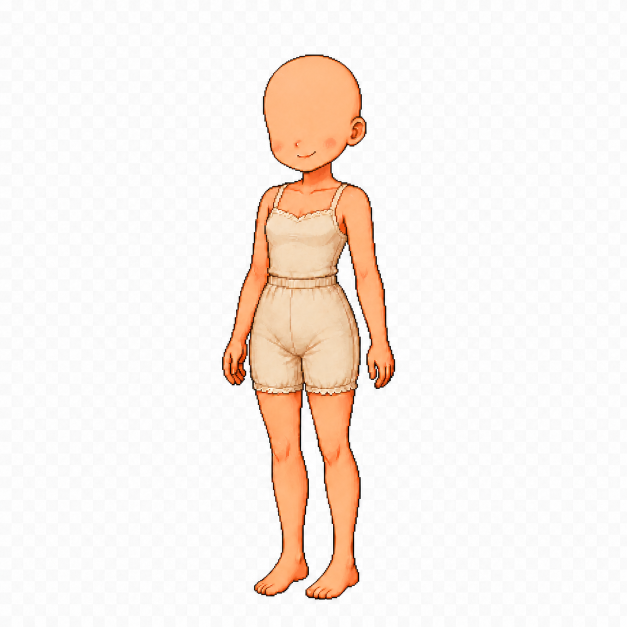
#> input picture assets/mini_game/images/blonde_base.png, 1254 x 1254 px, found by its file name (shown at 1/2 size)
$ python detect_face_details.py
#> lines starting #> are read from the running program, lines starting #| are printed output that depends on the picture
import numpy as np
from PIL import Image

def main():
    img = Image.open("assets/mini_game/images/blonde_base.png").convert("RGBA")
    arr = np.array(img)

    # We restrict to the face/head area: Y in [38, 300], X in [520, 700]
    face_region = arr[38:300, 520:700]
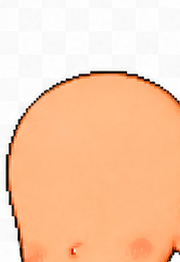
#> face_region: shape (262, 180, 4); mean R, G, B, A 249, 204.2, 171.1, 255
    # Let's find dark pixels (like eyebrows, nose, mouth) in the face region
    # Dark pixels have low R, G, B (e.g., R < 100, G < 100, B < 100) and A > 0
    dark_y, dark_x = np.where(
        (face_region[:,:,0] < 120) &
        (face_region[:,:,1] < 120) &
        (face_region[:,:,2] < 120) &
        (face_region[:,:,3] > 0)
    )
#> dark_y = 628 values from 71 to 261; dark_x = 628 values, max 179 at index 282, min 6 at index 384, mean 65.5

    # Let's map back to actual coordinates in blonde_base.png
    actual_dark_y = dark_y + 38
#> actual_dark_y = 628 values from 109 to 299
    actual_dark_x = dark_x + 520
#> actual_dark_x = 628 values, max 699 at index 282, min 526 at index 384, mean 585.5

    # Group dark pixels by Y coordinates to find horizontal lines (like eyebrows, nose, mouth)
    # Let's count how many dark pixels are at each Y coordinate
    y_counts = np.bincount(actual_dark_y)
#> y_counts = 300 values, max 37 at index 110, min 0 at index 0, mean 2.09

    print("Dark pixel horizontal concentrations on the face (possible features):")
    for y_idx in np.argwhere(y_counts > 10).flatten():
        # Get average X for this Y
        avg_x = int(np.mean(actual_dark_x[actual_dark_y == y_idx]))
        # Check width span of dark pixels at this Y
        xs_at_y = actual_dark_x[actual_dark_y == y_idx]
        span_x = xs_at_y.max() - xs_at_y.min() + 1
        print(f"Y={y_idx}: count={y_counts[y_idx]}, avg_x={avg_x}, span_x={span_x} (X: {xs_at_y.min()} to {xs_at_y.max()})")
#> this loop made 7 passes
#> (y_idx, avg_x, span_x) on passes 1 to 6: (109, 628, 36), (110, 628, 37), (111, 617, 37), (112, 628, 59), (113, 628, 59), (115, 625, 72)
#> (y_idx, avg_x, xs_at_y, span_x) on pass 7: (117, 627, [586, 587, 588, 589, 590, 591, 664, 665, 666, 667, 668, 669], 84)
#| Y=109: count=36, avg_x=628, span_x=36 (X: 611 to 646)
#| Y=110: count=37, avg_x=628, span_x=37 (X: 610 to 646)
#| Y=111: count=13, avg_x=617, span_x=37 (X: 610 to 646)
#| Y=112: count=23, avg_x=628, span_x=59 (X: 599 to 657)
#| Y=113: count=22, avg_x=628, span_x=59 (X: 599 to 657)
#| Y=115: count=13, avg_x=625, span_x=72 (X: 592 to 663)
#| Y=117: count=12, avg_x=627, span_x=84 (X: 586 to 669)

if __name__ == "__main__":
    main()

$ run again, with assets/mini_game/images/blonde_eyes_open.png copied over assets/mini_game/images/blonde_base.png
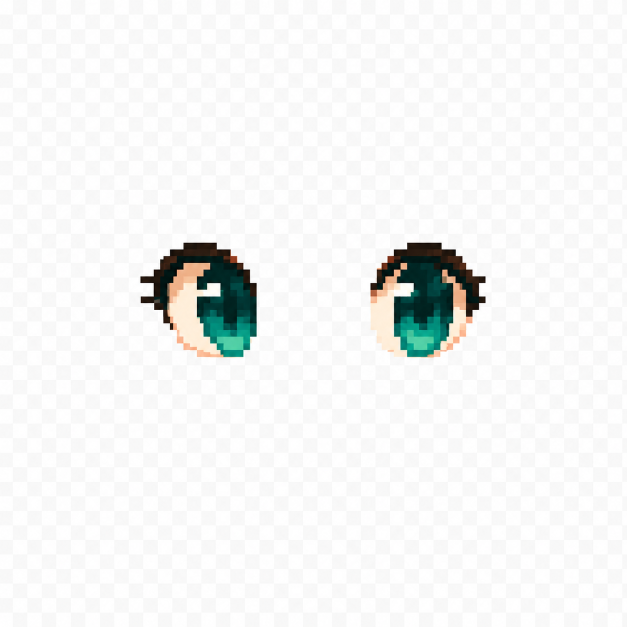
#> input picture assets/mini_game/images/blonde_eyes_open.png, 1254 x 1254 px, found by its file name (shown at 1/2 size)
#> in main, `face_region = arr[38:300, 520:700]`:
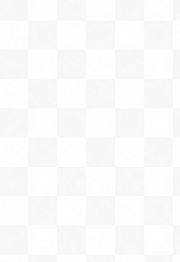
#> face_region: shape (262, 180, 4); mean R, G, B, A 250.9, 250.8, 250.8, 255
#> dark_y = empty array
